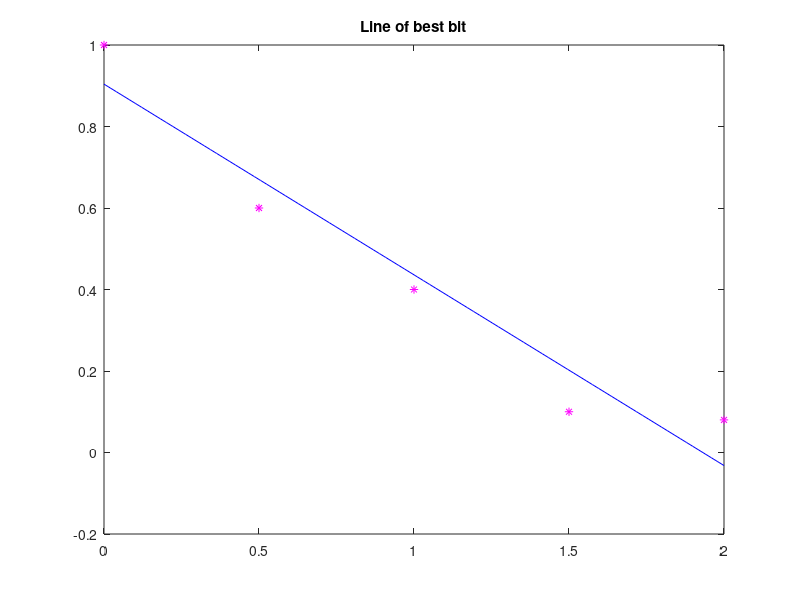
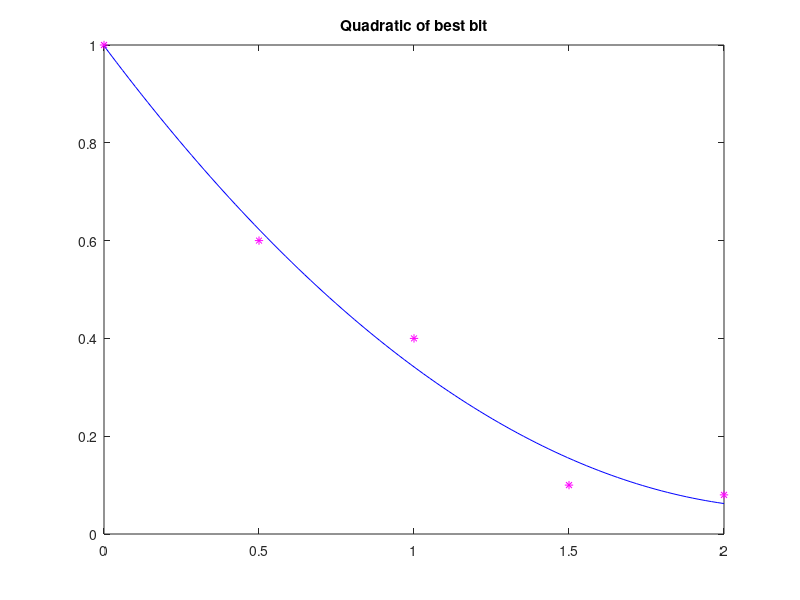
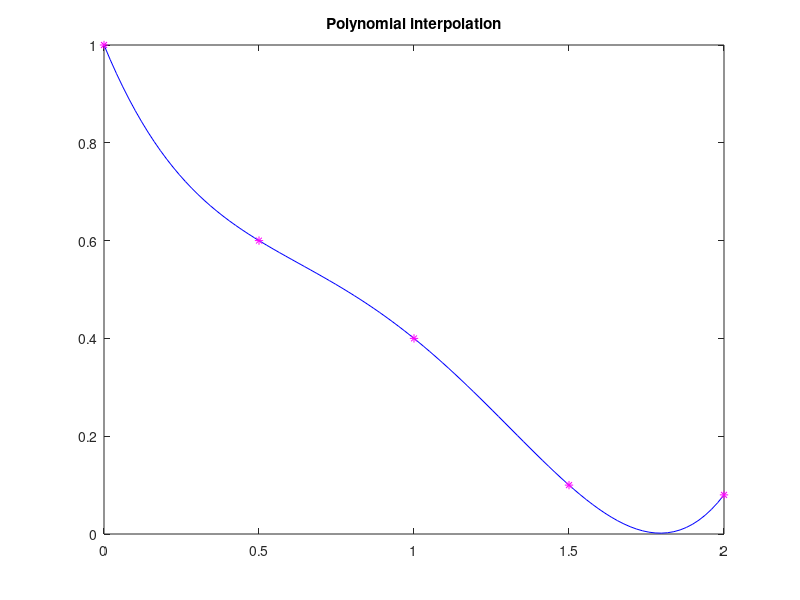
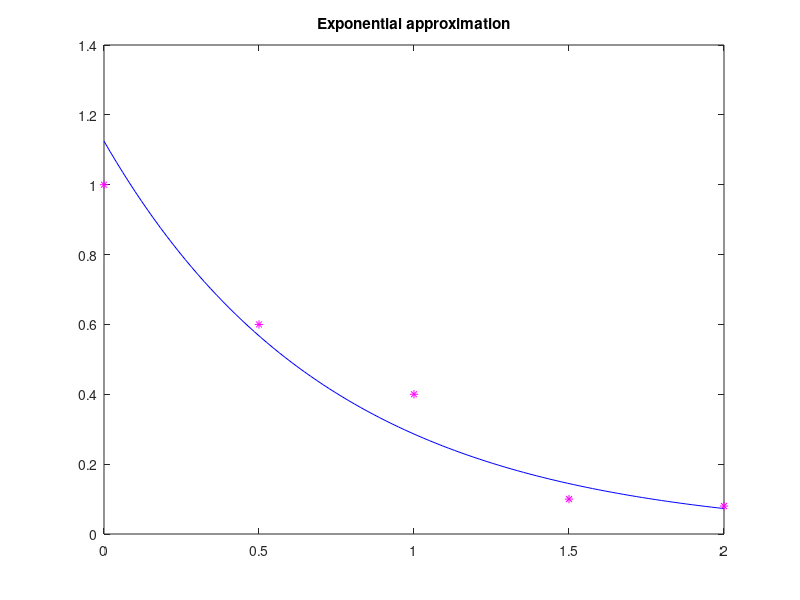

Write MATLAB code to recreate these figures, in order.
% MATH2089: File = exlsq1.m
% Data fitting in least squares sense
% (Updated 11 May 2020)

format compact

% Sample points
xdat = [0:0.5:2]; % or xdat = linspace(0,2,5);
ydat = [1.0 0.6 0.4 0.1 0.08];

% Force to be a column vector
xdat = xdat(:);
ydat = ydat(:);
  
% (a) Line of best fit
A = [ones(size(xdat)) xdat];
u = A \ ydat
x = linspace(0,2,100);
y = u(1) + u(2)*x;
figure(1)
plot(x,y,'b-',xdat,ydat,'m*');
title('Line of best bit')
  
% (b) Quadratic of best fit
A = [ones(size(xdat)) xdat xdat.^2];
u = A \ ydat
x = linspace(0,2,100);
y = u(1) + u(2)*x + u(3)*x.^2;
figure(2)
plot(x,y,'b-',xdat,ydat,'m*');
title('Quadratic of best bit')
  
% (c) Polynomial interpolation of degree 4
A = [ones(size(xdat)) xdat xdat.^2 xdat.^3 xdat.^4];
u = A \ ydat
x = linspace(0,2,100);
y = u(1) + u(2)*x + u(3)*x.^2 + u(4)*x.^3 + u(5)*x.^4;
figure(3)
plot(x,y,'b-',xdat,ydat,'m*');
title('Polynomial interpolation')
  
% (d) Approximation by exponential function
%     Converted to a linear problem by taking logs
A = [ones(size(xdat)) xdat];
u = A \ log(ydat)
lam = exp(u(1))
mu = u(2)
x = linspace(0,2,100);
y = lam * exp(mu*x);
figure(4)
plot(x,y,'b-',xdat,ydat,'m*');
title('Exponential approximation')
  